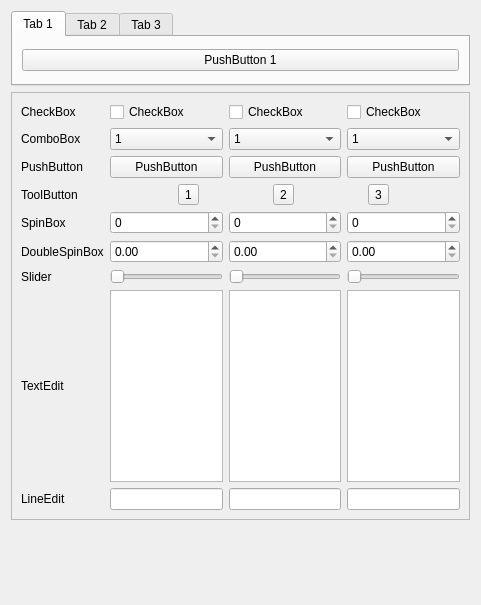
<?xml version="1.0" encoding="UTF-8"?>
<ui version="4.0">
 <class>MainBox</class>
 <widget class="QWidget" name="MainBox">
  <property name="geometry">
   <rect>
    <x>0</x>
    <y>0</y>
    <width>481</width>
    <height>605</height>
   </rect>
  </property>
  <property name="windowTitle">
   <string>Dialog</string>
  </property>
  <layout class="QVBoxLayout" name="verticalLayout">
   <item>
    <widget class="QTabWidget" name="tabWidget">
     <property name="currentIndex">
      <number>0</number>
     </property>
     <widget class="QWidget" name="tab">
      <attribute name="title">
       <string>Tab 1</string>
      </attribute>
      <layout class="QVBoxLayout" name="verticalLayout_2">
       <item>
        <widget class="QPushButton" name="btn_1">
         <property name="text">
          <string>PushButton 1</string>
         </property>
        </widget>
       </item>
      </layout>
     </widget>
     <widget class="QWidget" name="tab_2">
      <attribute name="title">
       <string>Tab 2</string>
      </attribute>
      <layout class="QVBoxLayout" name="verticalLayout_3">
       <item>
        <widget class="QPushButton" name="btn_2">
         <property name="text">
          <string>PushButton 2</string>
         </property>
        </widget>
       </item>
      </layout>
     </widget>
     <widget class="QWidget" name="tab_3">
      <attribute name="title">
       <string>Tab 3</string>
      </attribute>
      <layout class="QVBoxLayout" name="verticalLayout_4">
       <item>
        <widget class="QPushButton" name="btn_3">
         <property name="text">
          <string>PushButton 3</string>
         </property>
        </widget>
       </item>
      </layout>
     </widget>
    </widget>
   </item>
   <item>
    <widget class="QFrame" name="frame">
     <property name="frameShape">
      <enum>QFrame::StyledPanel</enum>
     </property>
     <property name="frameShadow">
      <enum>QFrame::Raised</enum>
     </property>
     <layout class="QHBoxLayout" name="horizontalLayout">
      <item>
       <layout class="QGridLayout" name="gridLayout">
        <item row="15" column="0">
         <widget class="QLabel" name="label_8">
          <property name="text">
           <string>TextEdit</string>
          </property>
         </widget>
        </item>
        <item row="7" column="1">
         <layout class="QHBoxLayout" name="horizontalLayout_5">
          <item>
           <widget class="QToolButton" name="toolButton">
            <property name="text">
             <string>1</string>
            </property>
           </widget>
          </item>
          <item>
           <widget class="QToolButton" name="toolButton_2">
            <property name="text">
             <string>2</string>
            </property>
           </widget>
          </item>
          <item>
           <widget class="QToolButton" name="toolButton_3">
            <property name="text">
             <string>3</string>
            </property>
           </widget>
          </item>
         </layout>
        </item>
        <item row="9" column="0">
         <widget class="QLabel" name="label_5">
          <property name="text">
           <string>SpinBox</string>
          </property>
         </widget>
        </item>
        <item row="1" column="0">
         <widget class="QLabel" name="label">
          <property name="text">
           <string>CheckBox</string>
          </property>
         </widget>
        </item>
        <item row="11" column="0">
         <widget class="QLabel" name="label_6">
          <property name="text">
           <string>DoubleSpinBox</string>
          </property>
         </widget>
        </item>
        <item row="7" column="0">
         <widget class="QLabel" name="label_4">
          <property name="text">
           <string>ToolButton</string>
          </property>
         </widget>
        </item>
        <item row="17" column="1">
         <layout class="QHBoxLayout" name="horizontalLayout_9">
          <item>
           <widget class="QLineEdit" name="lineEdit_0"/>
          </item>
          <item>
           <widget class="QLineEdit" name="lineEdit_1"/>
          </item>
          <item>
           <widget class="QLineEdit" name="lineEdit_2"/>
          </item>
         </layout>
        </item>
        <item row="3" column="0">
         <widget class="QLabel" name="label_2">
          <property name="text">
           <string>ComboBox</string>
          </property>
         </widget>
        </item>
        <item row="1" column="1">
         <layout class="QHBoxLayout" name="horizontalLayout_2">
          <item>
           <widget class="QCheckBox" name="checkBox_0">
            <property name="text">
             <string>CheckBox</string>
            </property>
           </widget>
          </item>
          <item>
           <widget class="QCheckBox" name="checkBox_1">
            <property name="text">
             <string>CheckBox</string>
            </property>
           </widget>
          </item>
          <item>
           <widget class="QCheckBox" name="checkBox_2">
            <property name="text">
             <string>CheckBox</string>
            </property>
           </widget>
          </item>
         </layout>
        </item>
        <item row="5" column="1">
         <layout class="QHBoxLayout" name="horizontalLayout_3">
          <item>
           <widget class="QPushButton" name="pushButton_0">
            <property name="text">
             <string>PushButton</string>
            </property>
           </widget>
          </item>
          <item>
           <widget class="QPushButton" name="pushButton_1">
            <property name="text">
             <string>PushButton</string>
            </property>
           </widget>
          </item>
          <item>
           <widget class="QPushButton" name="pushButton_2">
            <property name="text">
             <string>PushButton</string>
            </property>
           </widget>
          </item>
         </layout>
        </item>
        <item row="11" column="1">
         <layout class="QHBoxLayout" name="horizontalLayout_7">
          <item>
           <widget class="QDoubleSpinBox" name="doubleSpinBox_0"/>
          </item>
          <item>
           <widget class="QDoubleSpinBox" name="doubleSpinBox_1"/>
          </item>
          <item>
           <widget class="QDoubleSpinBox" name="doubleSpinBox_2"/>
          </item>
         </layout>
        </item>
        <item row="13" column="0">
         <widget class="QLabel" name="label_7">
          <property name="text">
           <string>Slider</string>
          </property>
         </widget>
        </item>
        <item row="5" column="0">
         <widget class="QLabel" name="label_3">
          <property name="text">
           <string>PushButton</string>
          </property>
         </widget>
        </item>
        <item row="13" column="1">
         <layout class="QHBoxLayout" name="horizontalLayout_8">
          <item>
           <widget class="QSlider" name="horizontalSlider_0">
            <property name="orientation">
             <enum>Qt::Horizontal</enum>
            </property>
           </widget>
          </item>
          <item>
           <widget class="QSlider" name="horizontalSlider_1">
            <property name="orientation">
             <enum>Qt::Horizontal</enum>
            </property>
           </widget>
          </item>
          <item>
           <widget class="QSlider" name="horizontalSlider_2">
            <property name="orientation">
             <enum>Qt::Horizontal</enum>
            </property>
           </widget>
          </item>
         </layout>
        </item>
        <item row="17" column="0">
         <widget class="QLabel" name="label_9">
          <property name="text">
           <string>LineEdit</string>
          </property>
         </widget>
        </item>
        <item row="3" column="1">
         <layout class="QHBoxLayout" name="horizontalLayout_4">
          <item>
           <widget class="QComboBox" name="comboBox_0">
            <item>
             <property name="text">
              <string>1</string>
             </property>
            </item>
            <item>
             <property name="text">
              <string>2</string>
             </property>
            </item>
            <item>
             <property name="text">
              <string>3</string>
             </property>
            </item>
           </widget>
          </item>
          <item>
           <widget class="QComboBox" name="comboBox_1">
            <item>
             <property name="text">
              <string>1</string>
             </property>
            </item>
            <item>
             <property name="text">
              <string>2</string>
             </property>
            </item>
            <item>
             <property name="text">
              <string>3</string>
             </property>
            </item>
           </widget>
          </item>
          <item>
           <widget class="QComboBox" name="comboBox_2">
            <item>
             <property name="text">
              <string>1</string>
             </property>
            </item>
            <item>
             <property name="text">
              <string>2</string>
             </property>
            </item>
            <item>
             <property name="text">
              <string>3</string>
             </property>
            </item>
           </widget>
          </item>
         </layout>
        </item>
        <item row="9" column="1">
         <layout class="QHBoxLayout" name="horizontalLayout_6">
          <item>
           <widget class="QSpinBox" name="spinBox_0"/>
          </item>
          <item>
           <widget class="QSpinBox" name="spinBox_1"/>
          </item>
          <item>
           <widget class="QSpinBox" name="spinBox_2"/>
          </item>
         </layout>
        </item>
        <item row="15" column="1">
         <layout class="QHBoxLayout" name="horizontalLayout_10">
          <item>
           <widget class="QTextEdit" name="textEdit_0"/>
          </item>
          <item>
           <widget class="QTextEdit" name="textEdit_1"/>
          </item>
          <item>
           <widget class="QTextEdit" name="textEdit_2"/>
          </item>
         </layout>
        </item>
       </layout>
      </item>
     </layout>
    </widget>
   </item>
   <item>
    <spacer name="verticalSpacer">
     <property name="orientation">
      <enum>Qt::Vertical</enum>
     </property>
     <property name="sizeHint" stdset="0">
      <size>
       <width>20</width>
       <height>40</height>
      </size>
     </property>
    </spacer>
   </item>
  </layout>
 </widget>
 <resources/>
 <connections/>
</ui>
